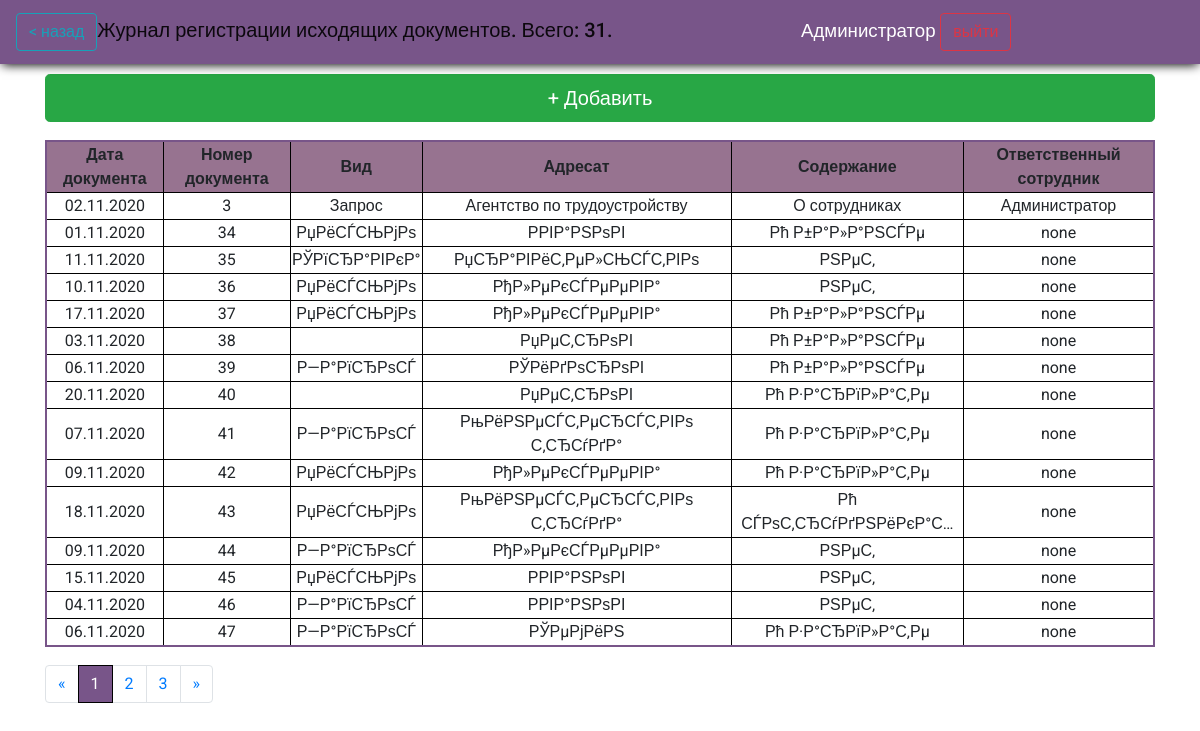
The app's page /journals/outbound_docs/ (signed in) with its own data.
### reg_jounals/models.py (models this page shows, shortened)
class OutBoundDocument(models.Model):
    doc_type = models.CharField(default='Письмо', max_length=100, help_text="Введите вид документа (письмо, справка, и.т.д)", verbose_name='Вид', db_index=True)
    doc_date = models.DateField(help_text="Введите дату документа", verbose_name='Дата документа', db_index=True)
    doc_dest =  models.CharField(max_length=256, help_text="Введите адресата", verbose_name='Получатель (адресат)')
    doc_additionalData = models.CharField(default='none', max_length=256, help_text="Введите содержание документа", verbose_name='Содержание документа')
    doc_res_officer = models.CharField(blank=True, editable=False,  max_length=256, help_text="Сотрудник, который внес документ в систему ", verbose_name='Ответственный сотрудник')
    class Meta:
        ordering = ["id"]
        verbose_name = 'Исходящий документ'
        verbose_name_plural = 'Исходящие документы'

### reg_jounals/views.py (the view)
# urls.py: path('outbound_docs/', views.outbound_docs, name='outbound'),
def outbound_docs(request):
    if request.user.is_authenticated:
        auth = request.user.is_authenticated
        documents = OutBoundDocument.objects.all()
        p_documents = Paginator(documents, 15)
        page_number = request.GET.get('page', 1)
        page = p_documents.get_page(page_number)
        count = len(documents)
        method = str(request.method)
        usr = str(request.user.first_name)
        i = 0
        return render(request, 'reg_jounals/outbound_docs.html', context={'documents':page, 'count':count, 'auth':auth, 'i':i})
    else:
        return render(request, 'reg_jounals/no_auth.html')

### reg_jounals/templates/reg_jounals/outbound_docs.html (shortened to what this page needs)
{%extends "reg_jounals/index.html" %}
{%block header%}  <a class="btn btn-outline-info" href="../"> < назад</a>Журнал регистрации исходящих документов. Всего: {{count}}. {%endblock%}
{%block content%}
<a class="btn btn-success btn-lg m-bottom btn-add " href="{% url 'doc_outbound_add_url' %}"> + Добавить</a>
{% if documents %}
<table>
  <thead class="thead-dark">
  <tr class="tr-header">
    <th scope="col">Дата документа</th>
    <th scope="col">Номер документа</th>
    <th scope="col">Вид</th>
    <th scope="col">Адресат</th>
    <th scope="col">Содержание</th>
    <th scope="col">Ответственный сотрудник</th>
  </tr>
  </thead>
  {%for doc in documents%}
  <tr onclick="return location.href = '{% url 'doc_outbound_upd_url' id=doc.id%}' ">
    <td>{{doc.doc_date|date:"d.m.Y"}}</td>
    <td>{{doc.id}}</td>
    <td>{{doc.doc_type}}</td>
    <td>{{doc.doc_dest}}</td>
    <td>{{doc.doc_additionalData}}</td>
    <td>{{doc.doc_res_officer}}</td>
</tr>
  {%endfor%}
</table>
<nav  class="paginator" aria-label="Page navigation example">
  <ul class="pagination">
    <li class="page-item">
      <a class="page-link" href="#" aria-label="Previous">
<span aria-hidden="true">&laquo;</span>
      </a>
    </li>
{% for p in documents.paginator.page_range %}
  {% if documents.number == p%}
   <li class="page-item active"><a class="page-link" href="?page={{p}}">{{ p }}</a></li>
   {%else%}
        <li class="page-item"><a class="page-link" href="?page={{p}}">{{ p }}</a></li>
    {%endif%}
  {% endfor %}
{%if documents.has_next%}
    <li class="page-item">
      <a class="page-link" href='?page={{documents.next_page_number}}' aria-label="Next">
<span aria-hidden="true">&raquo;</span>
      </a>
    </li>
  {%else%}
  <li class="page-item disabled">
    <a class="page-link" href='#' aria-disabled='true' aria-label="Next">
      <span aria-hidden="true">&raquo;</span>
    </a>
  </li>
  {%endif%}
  </ul>
</nav>
{%else%}
<h2>Записей нет</h2>
{%endif%}
{%endblock%}

### reg_jounals/templates/reg_jounals/index.html (shortened to what this page needs)
<!DOCTYPE html>
<html lang="en">
<head>
  {%load static%}
  <link rel="stylesheet" href="{% static 'css/style.css'%}">
  <link rel="stylesheet" href="{% static 'css/VacList.css'%}">
  <link rel="stylesheet" href="https://cdn.jsdelivr.net/npm/bootstrap@4.5.3/dist/css/bootstrap.min.css">
</head>
<body>
  <header>
    <nav class="navbar navbar-light ">
    <span class="navbar-brand mb-0 h1">{%block header%}Журналы регистрации внутренней документации СУП{%endblock%}</span><span style="text-align: right; float: right;font-size: 14pt;"> {{ user.first_name }} <a class="btn btn-outline-danger" href="{% url 'logout'%}">выйти</a></span>
  </header>
<div class="container">
    {%block content%}{%endblock%}
  </div>
</body>
</html>

### reg_jounals/static/css/style.css (style rules this page uses)
* { font-family: 'Roboto', sans-serif; }
body { background: #white !important; }
.container { margin-top: 10px; }
.btn-add { float: left; width: 100%; }
.navbar { background-color: #785589 !important; color: white; box-shadow: 0 3px 10px -2px black; }
table { border: solid 2px #785589; background: white; border-collapse: collapse; margin: 18px auto; float: left; width: 100%; }
table th { text-align: center; }
table .tr-header { background: #977390; }
table tr th, td { border-right: solid 1px black; border-bottom: solid 1px black; cursor: pointer; text-align: center; }
table tr th:last-child, td:last-child { border-right: none; }
table tr:last-child { border-bottom: none; }
.paginator { width: 100%; float: left; }
.page-item.active .page-link { background: #785589 !important; border-color: black !important; }

### records on screen
OutBoundDocument: doc_date "02.11.2020", id "3", doc_type "Запрос", doc_dest "Агентство по трудоустройству", doc_additionalData "О сотрудниках", doc_res_officer "Администратор"
OutBoundDocument: doc_date "01.11.2020", id "34", doc_type "РџРёСЃСЊРјРѕ", doc_dest "РРІР°РЅРѕРІ", doc_additionalData "Рћ Р±Р°Р»Р°РЅСЃРµ", doc_res_officer "none"
OutBoundDocument: doc_date "11.11.2020", id "35", doc_type "РЎРїСЂР°РІРєР°", doc_dest "РџСЂР°РІРёС‚РµР»СЊСЃС‚РІРѕ", doc_additionalData "РЅРµС‚", doc_res_officer "none"
OutBoundDocument: doc_date "10.11.2020", id "36", doc_type "РџРёСЃСЊРјРѕ", doc_dest "РђР»РµРєСЃРµРµРІР°", doc_additionalData "РЅРµС‚", doc_res_officer "none"
OutBoundDocument: doc_date "17.11.2020", id "37", doc_type "РџРёСЃСЊРјРѕ", doc_dest "РђР»РµРєСЃРµРµРІР°", doc_additionalData "Рћ Р±Р°Р»Р°РЅСЃРµ", doc_res_officer "none"
OutBoundDocument: doc_date "03.11.2020", id "38", doc_dest "РџРµС‚СЂРѕРІ", doc_additionalData "Рћ Р±Р°Р»Р°РЅСЃРµ", doc_res_officer "none"
OutBoundDocument: doc_date "06.11.2020", id "39", doc_type "Р—Р°РїСЂРѕСЃ", doc_dest "РЎРёРґРѕСЂРѕРІ", doc_additionalData "Рћ Р±Р°Р»Р°РЅСЃРµ", doc_res_officer "none"
OutBoundDocument: doc_date "20.11.2020", id "40", doc_dest "РџРµС‚СЂРѕРІ", doc_additionalData "Рћ Р·Р°СЂРїР»Р°С‚Рµ", doc_res_officer "none"
OutBoundDocument: doc_date "07.11.2020", id "41", doc_type "Р—Р°РїСЂРѕСЃ", doc_dest "РњРёРЅРµСЃС‚РµСЂСЃС‚РІРѕ С‚СЂСѓРґР°", doc_additionalData "Рћ Р·Р°СЂРїР»Р°С‚Рµ", doc_res_officer "none"
OutBoundDocument: doc_date "09.11.2020", id "42", doc_type "РџРёСЃСЊРјРѕ", doc_dest "РђР»РµРєСЃРµРµРІР°", doc_additionalData "Рћ Р·Р°СЂРїР»Р°С‚Рµ", doc_res_officer "none"
OutBoundDocument: doc_date "18.11.2020", id "43", doc_type "РџРёСЃСЊРјРѕ", doc_dest "РњРёРЅРµСЃС‚РµСЂСЃС‚РІРѕ С‚СЂСѓРґР°", doc_additionalData "Рћ СЃРѕС‚СЂСѓРґРЅРёРєР°С…", doc_res_officer "none"
OutBoundDocument: doc_date "09.11.2020", id "44", doc_type "Р—Р°РїСЂРѕСЃ", doc_dest "РђР»РµРєСЃРµРµРІР°", doc_additionalData "РЅРµС‚", doc_res_officer "none"
OutBoundDocument: doc_date "15.11.2020", id "45", doc_type "РџРёСЃСЊРјРѕ", doc_dest "РРІР°РЅРѕРІ", doc_additionalData "РЅРµС‚", doc_res_officer "none"
OutBoundDocument: doc_date "04.11.2020", id "46", doc_type "Р—Р°РїСЂРѕСЃ", doc_dest "РРІР°РЅРѕРІ", doc_additionalData "РЅРµС‚", doc_res_officer "none"
OutBoundDocument: doc_date "06.11.2020", id "47", doc_type "Р—Р°РїСЂРѕСЃ", doc_dest "РЎРµРјРёРЅ", doc_additionalData "Рћ Р·Р°СЂРїР»Р°С‚Рµ", doc_res_officer "none"

### other values on screen
{{ count }} "31"
{{ user.first_name }} "Администратор"
{{ p }} "1"
{{ p }} "2" "3"
